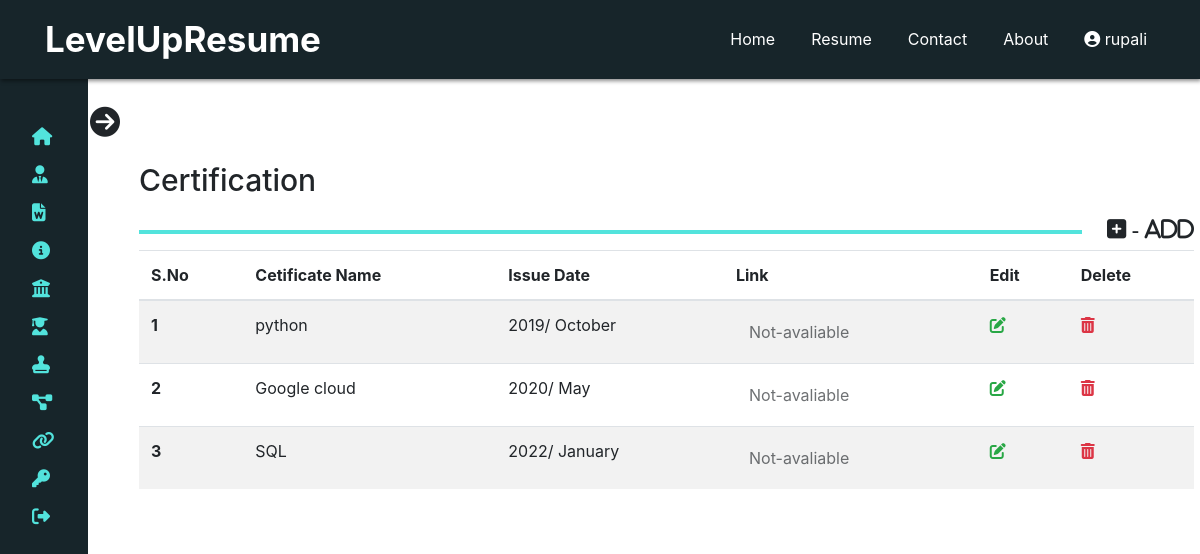
Screenshot of /user/certifications.php (signed in) with the database file from the repository.
### tables this page shows
CREATE TABLE `certificates` (
  `sno` int(11) NOT NULL,
  `certificatename` varchar(255) NOT NULL,
  `certificateissuedateyear` varchar(255) NOT NULL,
  `certificateissuedatemonth` varchar(255) NOT NULL,
  `certificateurl` text NOT NULL,
  `userid` int(11) NOT NULL
);

### user/certifications.php (the view, shortened to what this page needs)
<?php
include '../dbconnection.php';
?>
<!doctype html>
<html lang="en">
<head>
    <link rel="stylesheet" href="https://cdn.jsdelivr.net/npm/bootstrap@4.5.3/dist/css/bootstrap.min.css"
>
    <link rel="stylesheet" href="css/UserStyle.css">
    <link rel="stylesheet" href="css/mediaqueries.css">
</head>
<body>
    <?php
    require 'userNavbar.php'
        ?>
    <?php
    require 'userSidebar.php'
        ?>
    <div class="main-containt">
        <div class="container">
            <div class="title-work-exp">
                <h1>Certification</h1>
                <span class="add-skill-icon" data-toggle="modal" data-target="#job-modal"><i class="far fa-plus-square">
                        - Add</i></span>
                <hr>
            </div>
            <?php
            $userid = $_SESSION['user_id'];
            $certificatedisplaysql = "SELECT * FROM `certificates` WHERE userid = '$userid'";
            $result = mysqli_query($conn, $certificatedisplaysql);
            ?>
            <table class="table table-striped">
                <thead>
                    <tr>
                        <th scope="col">S.No</th>
                        <th scope="col">Cetificate Name</th>
                        <th scope="col">Issue Date</th>
                        <th scope="col">Link</th>
                        <th scope="col">Edit</th>
                        <th scope="col">Delete</th>
                    </tr>
                </thead>
                <tbody>
                    <?php
                    $count = 0;
                    while ($row2 = mysqli_fetch_array($result)) {
                        $count = $count + 1;
                    ?>
                    <tr>
                        <th scope="row">
                            <?php echo $count; ?>
                        </th>
                        <td>
                            <?php echo $row2['certificatename']; ?>
                        </td>
                        <td>
                            <?php echo $row2['certificateissuedateyear'] . "/ " . $row2['certificateissuedatemonth']; ?>
                        </td>
                        <td>
                            <?php
                        if ($row2['certificateurl']) {
                            echo '<a href="' . $row2["certificateurl"] . '" class="btn btn-primary btn-background-colour" target="_blank">View</a>';
                        } else {
                            echo '<button disabled="disabled" class="btn btn-dange">Not-avaliable</button>';
                        }
                            ?>
                        </td>
                        <td><a href="userphpfiles/editcertificate.php?edit_certificate_id=<?php echo $row2['sno']; ?>"><i
                                    class="fas fa-edit edit-icon text-success"></i></a></td>
                        <td><a href="userphpfiles/certificatedelete.php?delete_id=<?php echo $row2['sno']; ?>"><i
                                    class="fas fa-trash-alt text-danger"></i></a></td>
                    </tr>
                    <?php
                    } ?>
                </tbody>
            </table>
        </div>
    </div>
</body>
</html>

### user/css/UserStyle.css (style rules this page uses)
* { padding: 0px; margin: 0px; box-sizing: border-box; }
body { font-size: 16px; }
h1, h2, h3, h4, h5, h6 { font-weight: bold; }
a { text-decoration: none; }
:root { --tran-03: all 0.2s ease; --tran-03: all 0.3s ease; --tran-04: all 0.3s ease; --tran-05: all 0.3s ease; }
.main-containt { position: absolute; margin-top: 150px; margin-left: 270px; width: calc(100% - 360px); transition: var(--tran-05); z-index: -1; }
.main-containt h1 { font-size: 30px; font-weight: 500; color: var(--text-color); padding: 12px 0px; }
.left-sidebar.close-sidebar~.main-containt { margin-top: 150px; margin-left: 112px; width: calc(100% - 115px); }
.main-containt .container { margin-left: 12px; }
.main-containt .container .title-work-exp .add-skill-icon i { float: right; font-size: 22px; cursor: pointer; font-weight: bolder; }
.main-containt .container .title-work-exp hr { width: 89%; margin-top: 20px; border: 2px solid rgb(82, 227, 220); }

### rows the page displays
certificates: certificatename "python", certificateissuedateyear "2019", certificateissuedatemonth "October", certificateurl "Not-avaliable"
certificates: certificatename "Google cloud", certificateissuedateyear "2020", certificateissuedatemonth "May", certificateurl "Not-avaliable"
certificates: certificatename "SQL", certificateissuedateyear "2022", certificateissuedatemonth "January", certificateurl "Not-avaliable"

### other values shown
$_SESSION['username'] "rupali"
